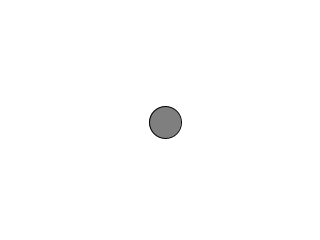
Frame 1 (no input)
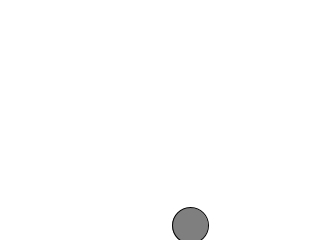
Frame 60 (the mouse pressed at the canvas centre just before this capture)
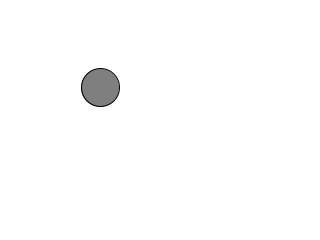
Frame 120 (the mouse held since frame 60 and released just before this capture)

The Processing sketch that drew these frames (run headless with seeded random() and noise(); from frame 60 on, the mouse is pressed at the canvas centre):

// Processing sketch: Object_Oriented_Programming
// ── Object_Oriented_Programming.pde
Ball b;


void setup() {
 size(320,240);
 b = new Ball();
}

void draw() {
 background(255);
 b.update();
 b.checkedges();
 b.display();
 b.sizechange();
}

// ── Ball.pde
class Ball {
  float x = width/2;
  float y = height/2;
  float xspeed = 5;
  float yspeed = 2.3;
  int ballsize = 32;
  boolean sizechange = false;
  
  void display() {
   stroke(0);
   fill(127);
   ellipse(x,y,ballsize,ballsize);
  }

  void update() {
    x = x + xspeed;
    y = y + yspeed;
  }
  
  void checkedges() {
    if (x > width || x < 0) {
     sizechange = true;
     xspeed = xspeed * -1;
    }
    if (y > height || y < 0) {
      sizechange = true;
      yspeed = yspeed * -1;
    }
  }
  void sizechange() {
   if (sizechange==true) {
     ballsize+=2;
     sizechange=false;
   }
  }
}
